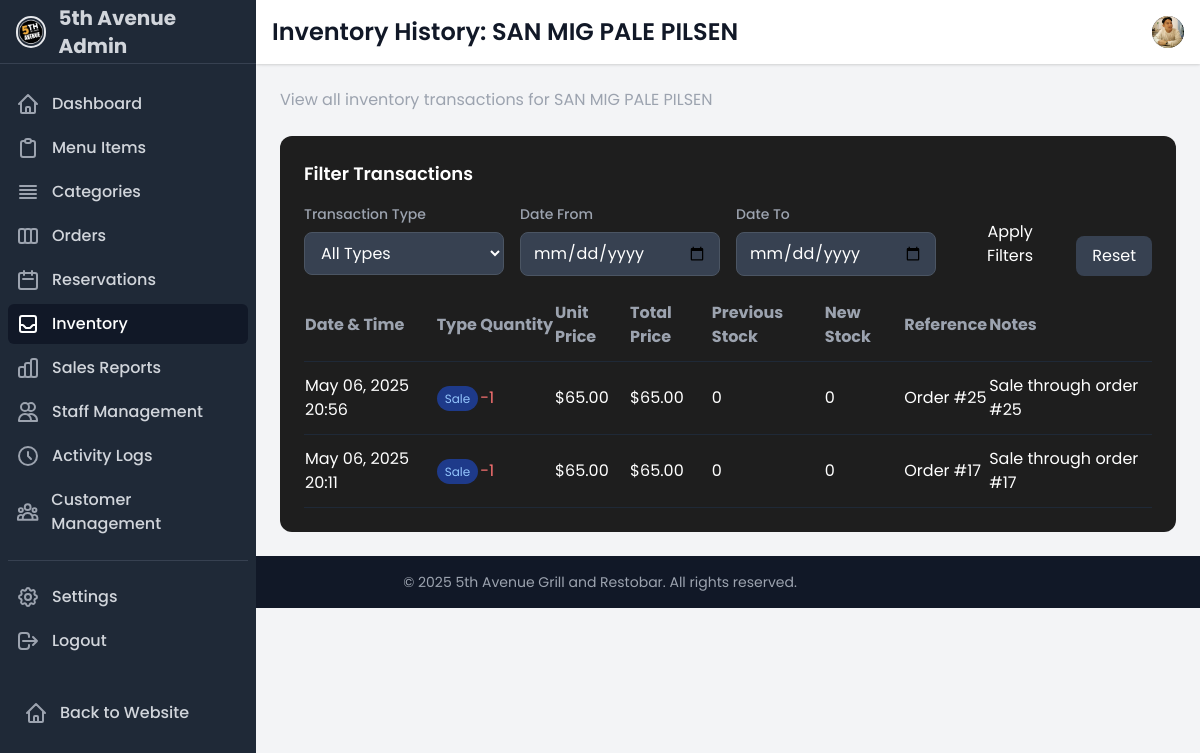
The page /dashboard/inventory/history/65/ (signed in) on the database as committed earlier.
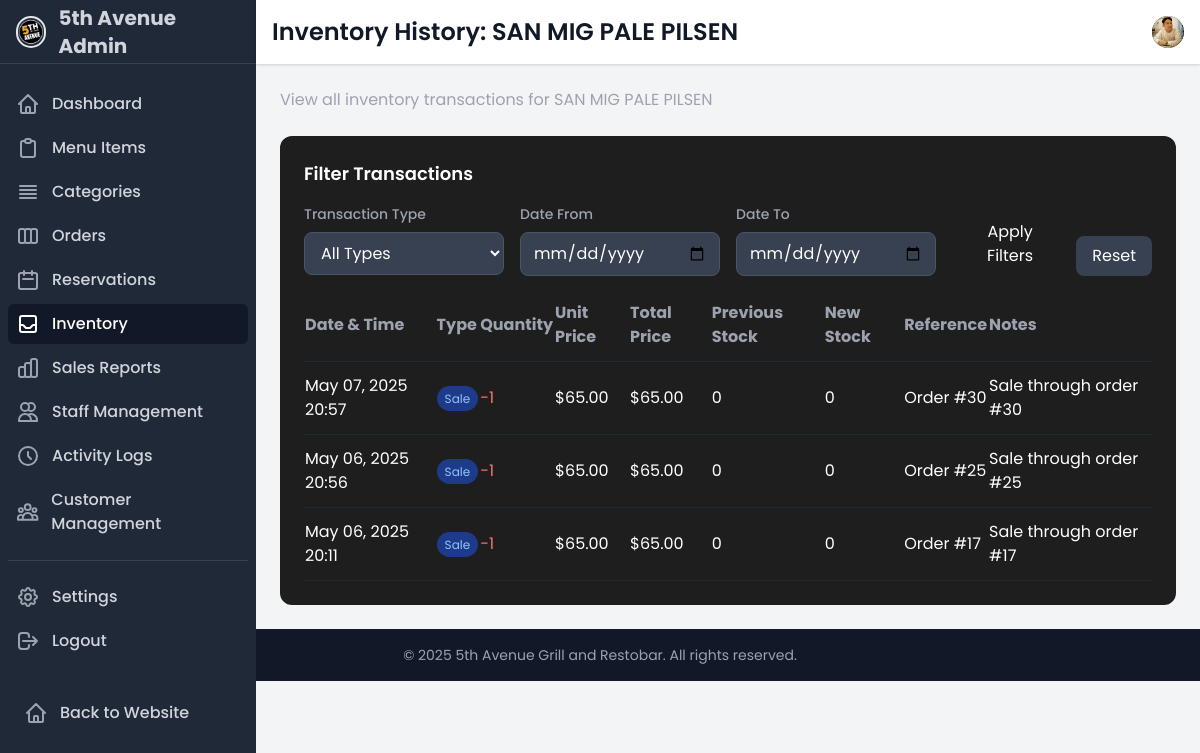
The same page on the database as committed later.
### ecommerce/models.py (models this page shows, shortened)
class InventoryTransaction(models.Model):
    TRANSACTION_TYPES = [
        ('PURCHASE', 'Purchase'),
        ('SALE', 'Sale'),
        ('ADJUSTMENT', 'Adjustment'),
        ('RETURN', 'Return'),
        ('WASTE', 'Waste/Loss'),
        ('INITIAL', 'Initial Stock')
    ]
    menu_item = models.ForeignKey(MenuItem, on_delete=models.CASCADE, related_name='inventory_transactions')
    transaction_type = models.CharField(max_length=20, choices=TRANSACTION_TYPES)
    quantity = models.IntegerField(help_text='Positive for additions, negative for reductions')
    unit_price = models.DecimalField(max_digits=10, decimal_places=2, null=True, blank=True)
    total_price = models.DecimalField(max_digits=10, decimal_places=2, null=True, blank=True)
    reference = models.CharField(max_length=100, blank=True, help_text='Order number, invoice number, etc.')
    notes = models.TextField(blank=True)
    created_by = models.ForeignKey(User, on_delete=models.SET_NULL, null=True, blank=True)
    created_at = models.DateTimeField(auto_now_add=True)
    previous_stock = models.PositiveIntegerField(default=0)
    new_stock = models.PositiveIntegerField(default=0)
    class Meta:
        ordering = ['-created_at']

### ecommerce/inventory.py (the view)
# urls.py: path('dashboard/inventory/history/', inventory_history, name='inventory_history'),
@login_required
def inventory_history(request, item_id=None):
    transaction_type = request.GET.get('transaction_type')
    date_from = request.GET.get('date_from')
    date_to = request.GET.get('date_to')
    transactions = InventoryTransaction.objects.select_related('menu_item', 'created_by')
    if item_id:
        menu_item = get_object_or_404(MenuItem, id=item_id)
        transactions = transactions.filter(menu_item=menu_item)
    if transaction_type:
        transactions = transactions.filter(transaction_type=transaction_type)
    if date_from:
        transactions = transactions.filter(created_at__date__gte=date_from)
    if date_to:
        transactions = transactions.filter(created_at__date__lte=date_to)
    transactions = transactions.order_by('-created_at')
    context = {
        'transactions': transactions,
        'menu_item': menu_item if item_id else None,
        'transaction_types': InventoryTransaction.TRANSACTION_TYPES,
        'transaction_type': transaction_type,
        'date_from': date_from,
        'date_to': date_to,
        'active_section': 'inventory'
    }
    return render(request, 'accounts/inventory_history.html', context)

### ecommerce/context_processors.py (called while the page is built, shortened)
def cart_processor(request):
    return {
        'cart_count': get_cart_count(request)
    }

def cashier_notification_processor(request):
    if not request.user.is_authenticated or not hasattr(request.user, 'staff_profile') or request.user.staff_profile.role != 'CASHIER':
        return {}

def customer_notification_processor(request):
    notifications = []
    return {
        'customer_notifications': notifications,
        'customer_notification_count': len(notifications)
    }

### ecommerce/views.py (called while the page is built)
def get_cart_count(request):
    if request.user.is_authenticated:
        try:
            cart = Cart.objects.get(user=request.user)
            return sum(item.quantity for item in cart.cart_items.all())
        except Cart.DoesNotExist:
            return 0
    else:
        cart = request.session.get('cart', {})
        return sum(cart.values())

### templates/accounts/inventory_history.html (shortened to what the changed rows need)
{% extends 'accounts/dashboard_base.html' %}
{% load math_filters %}
{% block page_title %}
    {% if menu_item %}
        Inventory History: {{ menu_item.name }}
    {% else %}
        Inventory History
    {% endif %}
{% endblock page_title %}
{% block content %}
<div class="space-y-8">
    <div class="card p-6">
        <div class="overflow-x-auto">
            <table class="w-full">
                <thead>
                    <tr class="text-left text-gray-400 border-b border-gray-800">
                        <th class="pb-3">Date & Time</th>
                        <th class="pb-3">Type</th>
                        <th class="pb-3">Quantity</th>
                        <th class="pb-3">Unit Price</th>
                        <th class="pb-3">Total Price</th>
                        <th class="pb-3">Previous Stock</th>
                        <th class="pb-3">New Stock</th>
                        <th class="pb-3">Reference</th>
                        <th class="pb-3">Notes</th>
                    </tr>
                </thead>
                <tbody>
                    {% for transaction in transactions %}
                    <tr class="border-b border-gray-800">
                        <td class="py-3">{{ transaction.created_at|date:"M d, Y H:i" }}</td>
                        <td class="py-3">
                            {% if transaction.transaction_type == 'PURCHASE' %}
                            <span class="bg-green-900 text-green-300 text-xs px-2 py-1 rounded-full">Purchase</span>
                            {% elif transaction.transaction_type == 'SALE' %}
                            <span class="bg-blue-900 text-blue-300 text-xs px-2 py-1 rounded-full">Sale</span>
                            {% elif transaction.transaction_type == 'ADJUSTMENT' %}
                            <span class="bg-purple-900 text-purple-300 text-xs px-2 py-1 rounded-full">Adjustment</span>
                            {% elif transaction.transaction_type == 'WASTE' %}
                            <span class="bg-red-900 text-red-300 text-xs px-2 py-1 rounded-full">Waste</span>
                            {% elif transaction.transaction_type == 'RETURN' %}
                            <span class="bg-yellow-900 text-yellow-300 text-xs px-2 py-1 rounded-full">Return</span>
                            {% else %}
                            <span class="bg-gray-700 text-gray-300 text-xs px-2 py-1 rounded-full">{{ transaction.transaction_type }}</span>
                            {% endif %}
                        </td>
                        <td class="py-3 {% if transaction.quantity < 0 %}text-red-400{% else %}text-green-400{% endif %}">
                            {{ transaction.quantity }}
                        </td>
                        <td class="py-3">{% if transaction.unit_price %}${{ transaction.unit_price }}{% else %}-{% endif %}</td>
                        <td class="py-3">{% if transaction.total_price %}${{ transaction.total_price }}{% else %}-{% endif %}</td>
                        <td class="py-3">{{ transaction.previous_stock }}</td>
                        <td class="py-3">{{ transaction.new_stock }}</td>
                        <td class="py-3">{{ transaction.reference|default:"-" }}</td>
                        <td class="py-3">{{ transaction.notes|default:"-"|truncatechars:30 }}</td>
                    </tr>
                    {% empty %}
                    <tr>
                        <td colspan="{% if menu_item %}9{% else %}10{% endif %}" class="py-4 text-center text-gray-500">No transactions found</td>
                    </tr>
                    {% endfor %}
                </tbody>
            </table>
        </div>
    </div>
</div>
{% endblock content %}

Rows that differ between the two databases and show on the page:
added InventoryTransaction: transaction_type "Sale"
